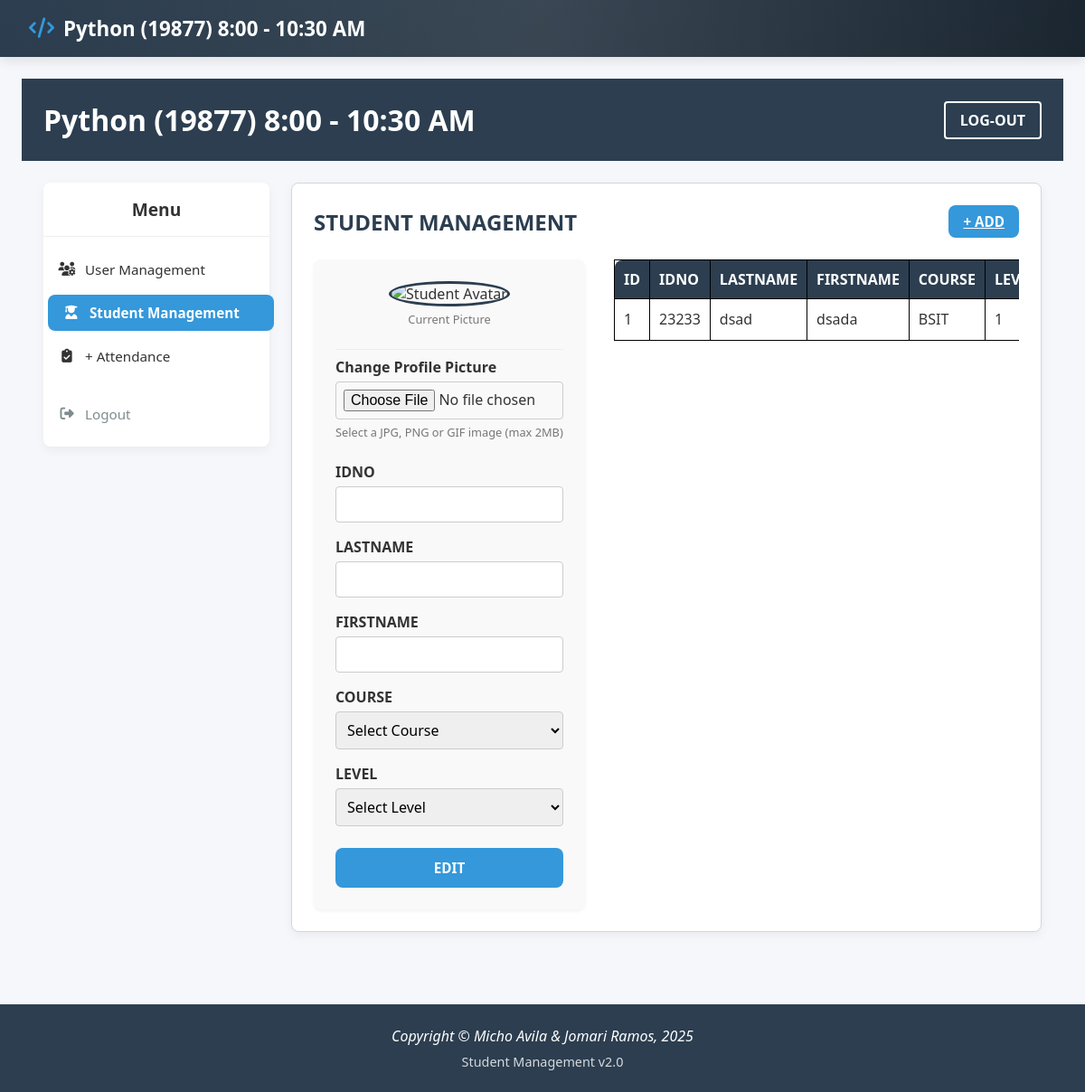
Page /studentmngt (signed in) on the committed database.
### tables this page shows
CREATE TABLE students (
            id INTEGER PRIMARY KEY AUTOINCREMENT,
            idno TEXT UNIQUE NOT NULL,
            lastname TEXT NOT NULL,
            firstname TEXT NOT NULL,
            course TEXT,
            level TEXT,
            avatar TEXT
        );

### app.py (the view, shortened to what this page needs)
@app.route("/studentmngt", methods=["GET", "POST"])
def student_mngt():
    if 'user' not in session:
        return redirect(url_for('login'))
    students_list = getall("students", order_by="lastname ASC, firstname ASC")
    edit_id = request.args.get("edit_id")
    edit_student_row = getrecord("students", id=edit_id)
    edit_student = dict(edit_student_row[0]) if edit_id and edit_student_row else None
    return render_template("studentmngt.html", students=students_list, edit_student=edit_student)

### db/dbhelper.py (called while the page is built)
def getprocess(sql: str, vals: list = []) -> list:
    try:
        conn = sqlite3.connect(os.path.abspath(database))
        conn.row_factory = sqlite3.Row
        cursor = conn.cursor()
        cursor.execute(sql, vals)
        data = cursor.fetchall()
        conn.close()
        return data
    except Error as e:
        print("Error:", e)
        return []

def getall(table: str, order_by: str = None) -> list:
    sql = f"SELECT * FROM {table}"
    if order_by:
        sql += f" ORDER BY {order_by}"
    return getprocess(sql, [])

def getrecord(table: str, **kwargs) -> list:
    keys = list(kwargs.keys())
    vals = list(kwargs.values())
    fields = " AND ".join([f"{k}=?" for k in keys])
    sql = f"SELECT * FROM {table} WHERE {fields}"
    return getprocess(sql, vals)

### templates/studentmngt.html (shortened to what this page needs)
{% extends 'base.html' %}
{% block content %}
<div style="background: var(--primary-color, #2c3e50); padding: 1.5rem 0; color: white; margin-bottom: 1.5rem;">
    <div style="max-width: 1200px; margin: 0 auto; padding: 0 1.5rem; display: flex; justify-content: space-between; align-items: center;">
        <h1 style="margin: 0; font-size: 2rem; font-weight: 600;">Python (19877) 8:00 - 10:30 AM</h1>
        <a href="{{ url_for('logout') }}" style="color: white; text-decoration: none; font-weight: 600; padding: 0.5rem 1rem; border: 2px solid white; border-radius: 4px;">
            LOG-OUT
        </a>
    </div>
</div>
<div class="main-layout" style="max-width: 1200px; margin: 0 auto; padding: 0 1.5rem;">
    <div class="sidebar" style="background: white; border-radius: 8px; box-shadow: 0 4px 12px rgba(0, 0, 0, 0.05); padding: 1rem 0; height: fit-content;">
        <div class="sidebar-title" style="font-weight: 600; color: #333; margin-bottom: 1rem; padding: 0 1rem; border-bottom: 1px solid #eee; padding-bottom: 1rem;">
            Menu
        </div>
        <nav class="nav-menu">
            <a href="{{ url_for('admin') }}" class="nav-item">
                <i class="fas fa-users-cog"></i> User Management
            </a>
            <a href="{{ url_for('student_mngt') }}" class="nav-item active">
                <i class="fas fa-user-graduate"></i> Student Management
            </a>
            <a href="{{ url_for('attend') }}" class="nav-item">
                <i class="fas fa-clipboard-check"></i> + Attendance
            </a>
            <a href="{{ url_for('logout') }}" class="nav-item" style="color: var(--dark-gray); margin-top: 1rem;">
                <i class="fas fa-sign-out-alt"></i> Logout
            </a>
        </nav>
    </div>
    <div class="content-area">
        <div class="card" style="padding: 1.5rem; border: 1px solid #d0d7de; box-shadow: 0 4px 12px rgba(0, 0, 0, 0.05);">
            <div style="display: flex; justify-content: space-between; align-items: center; margin-bottom: 1.5rem;">
                <h2 style="color: var(--primary-color, #2c3e50); font-size: 1.5rem; margin: 0;">
                    STUDENT MANAGEMENT
                </h2>
                <a href="{{ url_for('add_student_page') }}" class="btn btn-primary" style="padding: 0.5rem 1rem;">
                    + ADD
                </a>
            </div>
            <div style="display: flex; gap: 2rem;">
                <div style="width: 300px; flex-shrink: 0; background: #f9f9f9; padding: 1.5rem; border-radius: 8px; box-shadow: 0 2px 4px rgba(0, 0, 0, 0.05);">
                    <form method="POST" action="{{ url_for('student_mngt') }}" enctype="multipart/form-data">
                        <div style="text-align: center; margin-bottom: 1.5rem;">
                            <img src="{{ url_for('static', filename='images/' + (edit_student.avatar if edit_student and edit_student.avatar else 'default_avatar.png')) }}"
                                 alt="Student Avatar"
                                 style="width: 100px; height: 100px; border-radius: 50%; object-fit: cover; border: 3px solid var(--primary-color, #2c3e50);">
                            <p style="margin-top: 5px; font-size: 0.8rem; color: #777;">Current Picture</p>
                        </div>
                        <div style="margin-bottom: 1.5rem; padding-top: 0.5rem; border-top: 1px solid #eee;">
                            <label for="profile_pic" style="font-weight: 600; display: block; margin-bottom: 5px;">Change Profile Picture</label>
                            <input type="file" id="profile_pic" name="profile_picture" accept="image/*"
                                   class="form-control" style="width: 100%; padding: 8px; border: 1px solid #ccc; border-radius: 4px; box-sizing: border-box; height: auto;">
                            <div style="font-size: 0.8rem; color: #777; margin-top: 5px;">
                                Select a JPG, PNG or GIF image (max 2MB)
                            </div>
                        </div>
                        {% set s = edit_student %}
                        <div style="margin-bottom: 1rem;">
                            <label for="idno" style="font-weight: 600; display: block; margin-bottom: 5px;">IDNO</label>
                            <input type="text" id="idno" name="idno" value="{{ s.idno if s else '' }}"
                                   class="form-control" style="width: 100%; padding: 8px; border: 1px solid #ccc; border-radius: 4px;" required>
                        </div>
                        <div style="margin-bottom: 1rem;">
                            <label for="lastname" style="font-weight: 600; display: block; margin-bottom: 5px;">LASTNAME</label>
                            <input type="text" id="lastname" name="lastname" value="{{ s.lastname if s else '' }}"
                                   class="form-control" style="width: 100%; padding: 8px; border: 1px solid #ccc; border-radius: 4px;" required>
                        </div>
                        <div style="margin-bottom: 1rem;">
                            <label for="firstname" style="font-weight: 600; display: block; margin-bottom: 5px;">FIRSTNAME</label>
                            <input type="text" id="firstname" name="firstname" value="{{ s.firstname if s else '' }}"
                                   class="form-control" style="width: 100%; padding: 8px; border: 1px solid #ccc; border-radius: 4px;" required>
                        </div>
                        <div style="margin-bottom: 1rem;">
                            <label for="course" style="font-weight: 600; display: block; margin-bottom: 5px;">COURSE</label>
                            <select id="course" name="course" class="form-control" style="width: 100%; padding: 8px; border: 1px solid #ccc; border-radius: 4px;" required>
                                <option value="" disabled {% if not s or not s.course %}selected{% endif %}>Select Course</option>
                            </select>
                        </div>
                        <div style="margin-bottom: 1.5rem;">
                            <label for="level" style="font-weight: 600; display: block; margin-bottom: 5px;">LEVEL</label>
                            <select id="level" name="level" class="form-control" style="width: 100%; padding: 8px; border: 1px solid #ccc; border-radius: 4px;" required>
                                <option value="" disabled {% if not s or not s.level %}selected{% endif %}>Select Level</option>
                            </select>
                        </div>
                        <button type="submit" class="btn btn-primary" style="width: 100%; padding: 0.75rem; font-weight: 600;">
                            {{ 'EDIT' if edit_student else 'EDIT' }}
                        </button>
                    </form>
                </div>
                <div style="flex: 1; min-width: 0;">
                    <div style="overflow-x: auto;">
                        <table class="table data-table" style="width: 100%; border: 1px solid #000; border-collapse: collapse; margin-top: 0;">
                            <thead>
                                <tr>
                                    <th style="text-align: left; padding: 10px; border: 1px solid #000; border-top: none;">ID</th>
                                    <th style="text-align: left; padding: 10px; border: 1px solid #000; border-top: none;">IDNO</th>
                                    <th style="text-align: left; padding: 10px; border: 1px solid #000; border-top: none;">LASTNAME</th>
                                    <th style="text-align: left; padding: 10px; border: 1px solid #000; border-top: none;">FIRSTNAME</th>
                                    <th style="text-align: left; padding: 10px; border: 1px solid #000; border-top: none;">COURSE</th>
                                    <th style="text-align: left; padding: 10px; border: 1px solid #000; border-top: none;">LEVEL</th>
                                </tr>
                            </thead>
                            <tbody>
                                {% if students %}
                                    {% for student in students %}
                                    <tr>
                                        <td style="font-weight: 400; color: #333; padding: 10px; border: 1px solid #000; border-bottom: none;">
                                            {{ loop.index }}
                                        </td>
                                        <td style="padding: 10px; border: 1px solid #000; border-bottom: none;">
                                            {{ student.idno }}
                                        </td>
                                        <td style="padding: 10px; border: 1px solid #000; border-bottom: none;">
                                            {{ student.lastname }}
                                        </td>
                                        <td style="padding: 10px; border: 1px solid #000; border-bottom: none;">
                                            {{ student.firstname }}
                                        </td>
                                        <td style="padding: 10px; border: 1px solid #000; border-bottom: none;">
                                            {{ student.course }}
                                        </td>
                                        <td style="padding: 10px; border: 1px solid #000; border-bottom: none;">
                                            {{ student.level }}
                                        </td>
                                    </tr>
                                    {% endfor %}
                                {% else %}
                                    <tr>
                                        <td colspan="7" style="text-align: center; padding: 20px; color: #7f8c8d; border: 1px solid #000; border-bottom: none;">
                                            No student records found.
                                        </td>
                                    </tr>
                                {% endif %}
                            </tbody>
                        </table>
                    </div>
                </div>
            </div>
        </div>
    </div>
</div>
{% endblock %}

### templates/base.html (style rules this page uses)
:root { --primary-color: #2c3e50; --secondary-color: #3498db; --accent-color: #e74c3c; --light-gray: #ecf0f1; --dark-gray: #7f8c8d; --success-color: #27ae60; --warning-color: #f39c12; --shadow: 0 4px 12px rgba(0, 0, 0, 0.1); --border-radius: 8px; }
* { margin: 0; padding: 0; box-sizing: border-box; font-family: 'Segoe UI', Tahoma, Geneva, Verdana, sans-serif; }
body { background-color: #f5f7fa; color: #333; min-height: 100vh; display: flex; flex-direction: column; }
.main-layout { display: flex; gap: 1.5rem; min-height: calc(100vh - 150px); }
.sidebar { width: 220px; background: white; border-radius: var(--border-radius); box-shadow: var(--shadow); padding: 1.5rem; animation: slideInLeft 0.5s ease-out; }
.sidebar-title { color: var(--primary-color); font-size: 1.2rem; margin-bottom: 1.5rem; padding-bottom: 0.5rem; border-bottom: 2px solid var(--light-gray); text-align: center; }
.nav-menu { display: flex; flex-direction: column; gap: 0.5rem; }
.nav-item { display: flex; align-items: center; gap: 10px; padding: 0.8rem 1rem; color: var(--dark-gray); text-decoration: none; border-radius: var(--border-radius); transition: all 0.3s ease; position: relative; overflow: hidden; }
.nav-item::before { content: ''; position: absolute; left: 0; top: 0; height: 100%; width: 0; background-color: var(--secondary-color); transition: width 0.3s ease; z-index: -1; }
.nav-item:hover, .nav-item.active { background-color: var(--light-gray); color: var(--primary-color); transform: translateX(5px); }
.nav-item i { width: 20px; text-align: center; }
.content-area { flex: 1; animation: fadeIn 0.8s ease-out; }
.card { background: white; border-radius: var(--border-radius); box-shadow: var(--shadow); padding: 1.5rem; margin-bottom: 1.5rem; border: 1px solid #e1e8ed; transition: transform 0.3s ease, box-shadow 0.3s ease; }
.form-control { width: 100%; padding: 0.75rem; border: 2px solid #e1e8ed; border-radius: var(--border-radius); font-size: 1rem; transition: all 0.3s ease; }
.btn { padding: 0.75rem 1.5rem; border-radius: var(--border-radius); border: none; font-weight: 600; cursor: pointer; display: inline-flex; align-items: center; justify-content: center; gap: 8px; transition: all 0.3s ease; font-size: 0.95rem; }
.btn-primary { background-color: var(--secondary-color); color: white; }
.data-table { width: 100%; border-collapse: separate; border-spacing: 0; background: white; }
.data-table th { background-color: var(--primary-color); color: white; padding: 1rem; text-align: left; font-weight: 600; position: sticky; top: 0; }
.data-table th:first-child { border-top-left-radius: var(--border-radius); }
.data-table td { padding: 1rem; border-bottom: 1px solid #e1e8ed; transition: background-color 0.2s ease; }
.data-table tbody tr { animation: slideInUp 0.5s ease-out; animation-fill-mode: both; }

### templates/studentmngt.html (style rules this page uses)
.main-layout { display: flex; gap: 1.5rem; }
.sidebar { width: 250px; flex-shrink: 0; }
.content-area { flex: 1; min-width: 0; }
.card { background: white; border-radius: var(--border-radius, 8px); }
.nav-menu { display: flex; flex-direction: column; }
.nav-item { display: flex; align-items: center; gap: 10px; padding: 10px 1rem; text-decoration: none; color: #333; transition: background-color 0.2s; font-size: 0.95rem; }
.nav-item.active { background-color: var(--secondary-color, #3498db); color: white !important; font-weight: 600; }
.nav-item.active i { color: white !important; }
.form-control { padding: 8px 10px; border-radius: 4px; font-size: 1rem; }

### rows in the picture
students: idno "23233", lastname "dsad", firstname "dsada", course "BSIT", level "1"

### other values in the picture
{{ 'EDIT' if edit_student else 'EDIT' }} "EDIT"
